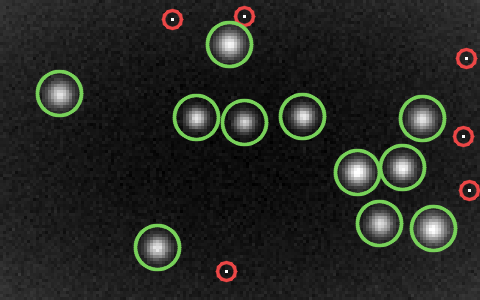
#> input picture private/solucoes/d1_resolvido.png, 480 x 300 px
$ python dia10_opencv.py ../private/solucoes/d1_resolvido.png ../private/solucoes/d3_resolvido.png
#> lines starting #> are read from the running program, lines starting #| are printed output that depends on the picture
# Dia 10 com OpenCV
# uso: python dia10_opencv.py dia10_a.png dia10_b.png
import sys

import cv2
import numpy as np


def estrelas(caminho):
    """Centroide (ponderado pelo brilho) e fluxo (brilho somado acima do fundo) de cada estrela."""
#> called with caminho = '../private/solucoes/d1_resolvido.png'
    img = cv2.imread(caminho, cv2.IMREAD_GRAYSCALE).astype(np.float32)
#> img: shape (300, 480) float32; min 0, max 255, mean 37.5
    fundo = np.median(img)
#> fundo = 27
    n, rot, st, _ = cv2.connectedComponentsWithStats((img > fundo + 25).astype(np.uint8))
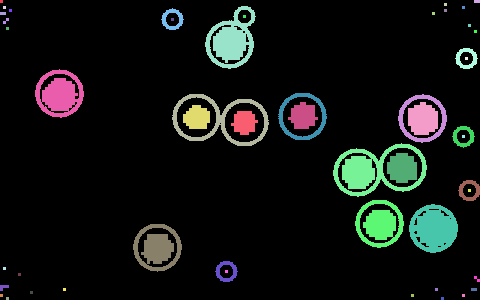
#> rot: shape (300, 480) int32; 52 distinct labels, from 0 to 51; one colour per label, 0 black
#> n = 52; st = 52 rows, first 6: [0, 0, 480, 300, 127297], [0, 0, 3, 3, 9], [474, 0, 6, 3, 18], [444, 3, 3, 3, 9], [3, 6, 3, 3, 9], [205, 6, 51, 63, 1746]
    pos, fluxo = [], []
    for i in range(1, n):
        if st[i, cv2.CC_STAT_AREA] < 5:
            continue
        x, y, w, h, _ = st[i]
        x0, y0, x1, y1 = max(0, x - 4), max(0, y - 4), min(img.shape[1], x + w + 4), min(img.shape[0], y + h + 4)
        recorte = np.clip(img[y0:y1, x0:x1] - fundo, 0, None)
        yy, xx = np.mgrid[y0:y1, x0:x1]
        f = recorte.sum()
        pos.append(((xx * recorte).sum() / f, (yy * recorte).sum() / f))
        fluxo.append(f)
#> this loop made 51 passes
#> (x, y, w, h, x0, y0, x1, y1) on passes 1 to 12: (0, 0, 3, 3, 0, 0, 7, 7), (474, 0, 6, 3, 470, 0, 480, 7), (444, 3, 3, 3, 440, 0, 451, 10), (3, 6, 3, 3, 0, 2, 10, 13), (205, 6, 51, 63, 201, 2, 260, 73), (462, 6, 3, 3, 458, 2, 469, 13), (9, 9, 3, 3, 5, 5, 16, 16), (161, 8, 23, 22, 157, 4, 188, 34), (444, 9, 3, 3, 440, 5, 451, 16), (0, 12, 6, 3, 0, 8, 10, 19), (432, 12, 3, 3, 428, 8, 439, 19), (243, 15, 3, 3, 239, 11, 250, 22)
#> after the loop, fluxo = 51 values, max 319889 at index 29, min 1160 at index 0, mean 43826.4; pos = 51 pairs, first value 2.89 to 474.8, second value 2.78 to 296.2
    return np.array(pos), np.array(fluxo)


pa, fa = estrelas(sys.argv[1])
#> pa has the same summary as pos in estrelas; fa has the same summary as fluxo in estrelas
pb, fb = estrelas(sys.argv[2])
#> call 2 of estrelas, with caminho = '../private/solucoes/d3_resolvido.png'
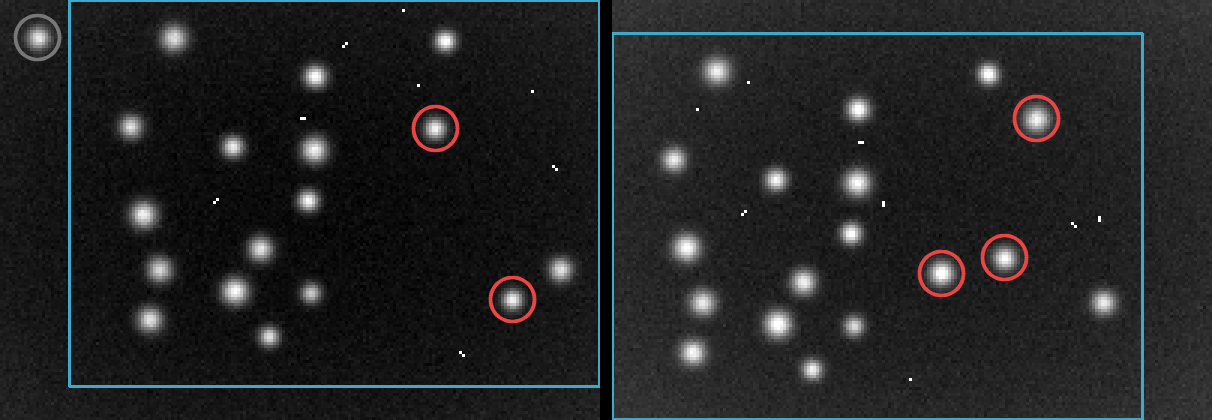
#> input picture private/solucoes/d3_resolvido.png, 1212 x 420 px
#> in estrelas (call 2), `fundo = np.median(img)`: fundo = 28
#> in estrelas (call 2), `n, rot, st, _ = cv2.connectedComponentsWithStats((img > fundo + 25).as..`:
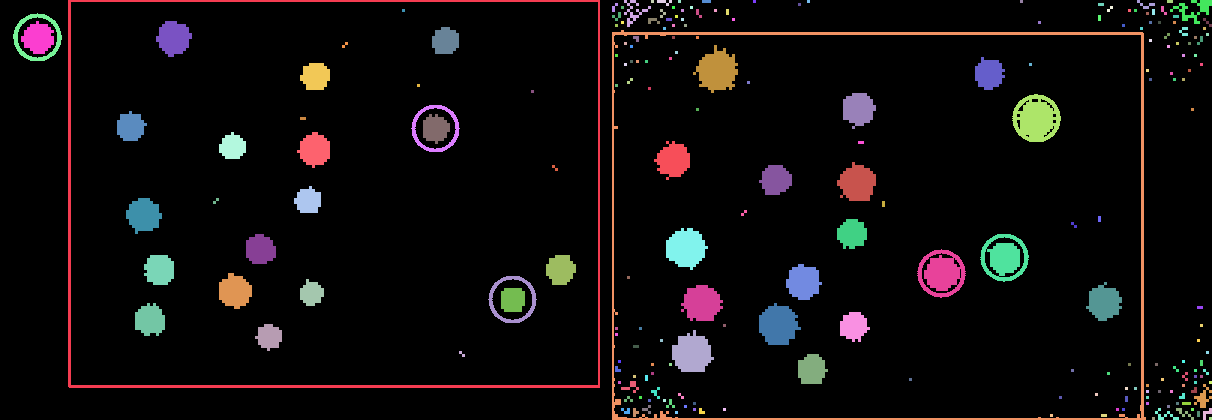
#> rot: shape (420, 1212) int32; 222 distinct labels, from 0 to 221; one colour per label, 0 black
#> in estrelas (call 2), `n, rot, st, _ = cv2.connectedComponentsWithStats((img > fundo + 25).as..`: n = 222; st = 222 rows, first 6: [0, 0, 1212, 420, 463131], [68, 0, 532, 388, 4574], [624, 0, 27, 27, 198], [651, 0, 3, 3, 9], [657, 0, 15, 6, 45], [678, 0, 3, 3, 9]
#> the loop in estrelas (call 2), `for i in range(1, n):` made 221 passes
#> (x, y, w, h, x0, y0, x1, y1) on passes 1 to 3: (68, 0, 532, 388, 64, 0, 604, 392), (624, 0, 27, 27, 620, 0, 655, 31), (651, 0, 3, 3, 647, 0, 658, 7)
#> pass 1, in estrelas (call 2), `recorte = np.clip(img[y0:y1, x0:x1] - fundo, 0, None)`:
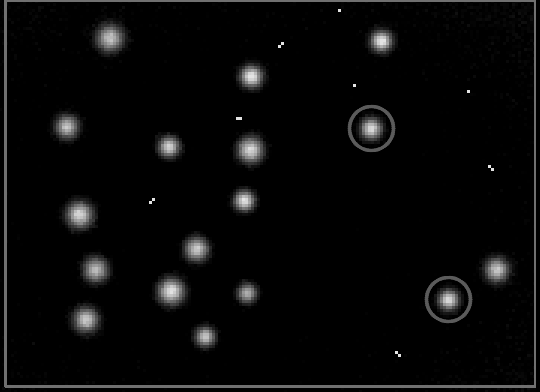
#> recorte: shape (392, 540) float32; min 0, max 227, mean 8.6
#> pass 1, in estrelas (call 2), `yy, xx = np.mgrid[y0:y1, x0:x1]`:
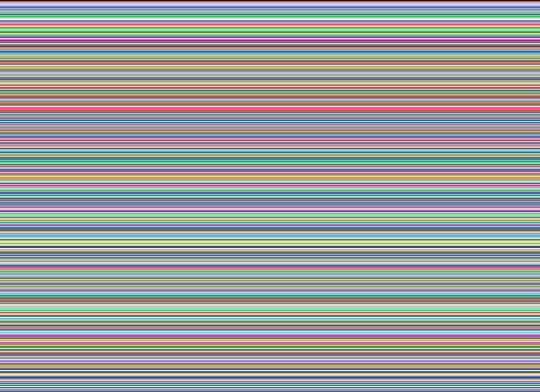
#> yy: shape (392, 540) int64; 392 distinct labels, from 0 to 391; one colour per label, 0 black
#> pass 1, in estrelas (call 2), `yy, xx = np.mgrid[y0:y1, x0:x1]`:
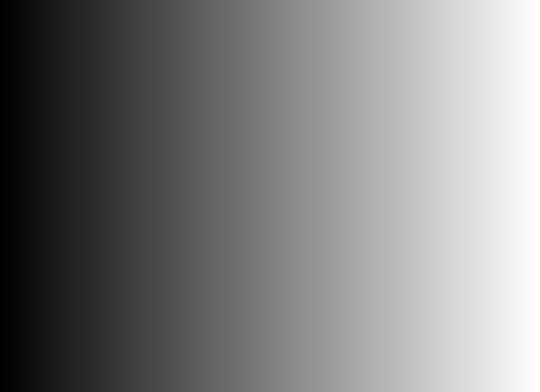
#> xx: shape (392, 540) int64; min 64, max 603, mean 333.5; drawn with min black and max white


def girar(p, graus):
    a = np.deg2rad(graus)
    return p @ np.array([[np.cos(a), np.sin(a)], [-np.sin(a), np.cos(a)]])


def votos(graus, a, b, passo=3):
    """Gira B e conta quantos pares (a, b) concordam na mesma translação."""
    d = (a[:, None] - girar(b, graus)[None]).reshape(-1, 2)
    d = np.floor(d / passo).astype(np.int64)
    _, cont = np.unique(d, axis=0, return_counts=True)
    return cont.max()


# 1. busca grossa do ângulo com as 300 estrelas mais brilhantes de cada placa
ba, bb = pa[np.argsort(-fa)[:300]], pb[np.argsort(-fb)[:300]]
grossa = max(np.arange(-45, 45, 0.5), key=lambda g: votos(g, ba, bb))
fina = max(np.arange(grossa - 0.5, grossa + 0.5, 0.05), key=lambda g: votos(g, ba, bb, 2))
print(f"busca: {fina:.2f} graus")
#| busca: -39.75 graus

# 2. com o ângulo aproximado, casa as estrelas e ajusta rotação + translação por mínimos quadrados
d = (ba[:, None] - girar(bb, fina)[None]).reshape(-1, 2)
q, cont = np.unique(np.floor(d / 2).astype(np.int64), axis=0, return_counts=True)
t = d[(np.floor(d / 2).astype(np.int64) == q[cont.argmax()]).all(axis=1)].mean(axis=0)
pb_em_a = girar(pb, fina) + t
dist = np.linalg.norm(pa[:, None] - pb_em_a[None], axis=2)
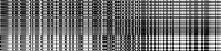
#> dist: shape (51, 221) float64; min 0.0284, max 914.8, mean 410.2; drawn with min black and max white
ia = np.flatnonzero(dist.min(axis=1) < 3)
ib = dist[ia].argmin(axis=1)
M, _ = cv2.estimateAffinePartial2D(pb[ib].astype(np.float32), pa[ia].astype(np.float32))
angulo = np.degrees(np.arctan2(M[1, 0], M[0, 0]))
print(f"{len(ia)} estrelas casadas, ângulo {angulo:.3f}")
#| 3 estrelas casadas, ângulo -39.560
print("parte 1:", f"{abs(angulo):.1f}")
#| parte 1: 39.6

# parte 2: a placa B tem outro ganho, então compara a razão de fluxos com a razão típica.
# Estrela cortada pela borda de qualquer placa perde brilho e não vale.
h, w = cv2.imread(sys.argv[1], cv2.IMREAD_GRAYSCALE).shape
def longe_da_borda(p):
    return (p[:, 0] > 10) & (p[:, 0] < w - 10) & (p[:, 1] > 10) & (p[:, 1] < h - 10)
inteiras = longe_da_borda(pa[ia]) & longe_da_borda(pb[ib])
ia, ib = ia[inteiras], ib[inteiras]
razao = fb[ib] / fa[ia]
#> (the run stopped early here; a loop or call above may not have finished)
